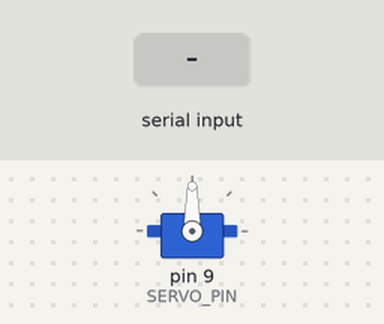
Recording of a sketch running on a simulated Arduino Uno, built with avr-gcc and run on an emulated ATmega328P. On the bench: servo. The inputs (shaded band) are chosen by the test bench. What the sketch prints to the serial monitor is not drawn.

Above: at 1.6 s.
1.7 s: "90,45\n" received over Serial
At 2.1 s:
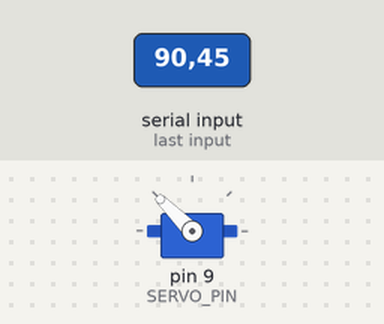
Timing chart, 0 to 4.7 s (numbered marks = the images above; inputs shaded):
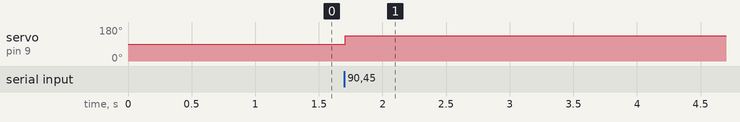

The sketch:

AutonomousNavigationforTrollingMotor.ino
```cpp
#include <Servo.h>

const int GRID_SIZE = 10;
const int SERVO_PIN = 9;
const int receiver_pin_CH1 = 2;  // Joystick on channel 1

int posX = 0, posY = 0;
int dirX = 0, dirY = 1;
Servo steeringServo;
char grid[GRID_SIZE][GRID_SIZE];

unsigned long pulse_duration_CH1;
bool remoteToggle = false;  // Toggle: true = remote mode, false = grid-based mode
int last_angle = 90;
int future_angle = 90;

void resetGrid() {
    for (int y = 0; y < GRID_SIZE; y++) {
        for (int x = 0; x < GRID_SIZE; x++) {
            grid[y][x] = '.';
        }
    }
    grid[posY][posX] = 'X';  // Place boat at its current position
}

void displayGrid() {
    Serial.println("\n--------------------");
    Serial.println("      N");
    Serial.println("  W       E");
    Serial.println("      S");
    Serial.println("--------------------");
    Serial.println("\nGrid (10x10):");

    // Print X-axis labels
    Serial.print("   ");
    for (int x = 0; x < GRID_SIZE; x++) {
        Serial.print(x);
        Serial.print(" ");
    }
    Serial.println();

    for (int y = GRID_SIZE - 1; y >= 0; y--) {
        Serial.print(y);
        Serial.print(" | ");
        for (int x = 0; x < GRID_SIZE; x++) {
            Serial.print(grid[y][x]);
            Serial.print(" ");
        }
        Serial.println();
    }

    Serial.print("Current Angle: ");
    Serial.print(last_angle);
    Serial.print("  Future Angle: ");
    Serial.println(future_angle);
}

void turnToAngle(int new_angle) {
    if (last_angle != new_angle) {
        future_angle = new_angle;
        steeringServo.write(future_angle);
        delay(1500);  // Delay for realistic turning
        last_angle = future_angle;
        displayGrid();  // Show updated angle after turning
    }
}

void moveToTarget(int targetX, int targetY) {
    while (posX != targetX || posY != targetY) {
        grid[posY][posX] = '.';  // Clear previous position

        int moveX = (targetX > posX) ? 1 : (targetX < posX) ? -1 : 0;
        int moveY = (targetY > posY) ? 1 : (targetY < posY) ? -1 : 0;

        // Turn before moving in X-direction
        if (moveX != 0) {
            turnToAngle((moveX == 1) ? 135 : 45);
            posX += moveX;
        }
        // Move in the Y-direction after reaching correct X
        else if (posY != targetY) {
            turnToAngle((moveY == 1) ? 90 : 270);
            posY += moveY;
        }

        grid[posY][posX] = 'X';  // Update boat position
        displayGrid();
        delay(1000);  // Delay to match movement
    }
}

void readRemote() {
    pulse_duration_CH1 = pulseIn(receiver_pin_CH1, HIGH);

    if (pulse_duration_CH1 >= 993 && pulse_duration_CH1 <= 1480) {
        turnToAngle(45);
    } else if (pulse_duration_CH1 >= 1500 && pulse_duration_CH1 <= 1985) {
        turnToAngle(135);
    }
}

void clearSerialBuffer() {
    while (Serial.available() > 0) {
        Serial.read();  // Clear any leftover input
    }
}

void setup() {
    Serial.begin(9600);
    steeringServo.attach(SERVO_PIN);
    pinMode(receiver_pin_CH1, INPUT);
    resetGrid();
    displayGrid();
    Serial.println("Enter target coordinates (x y) or 'R' to reset: ");
}

void loop() {
    if (remoteToggle) {
        readRemote();  // Only remote control works
    } else {
        while (Serial.available() == 0);

        if (Serial.peek() == 'R') {
            Serial.read();  // Consume 'R'
            resetGrid();
            displayGrid();
            Serial.println("Grid Reset! Enter new target: ");
            clearSerialBuffer();  // Clear any leftover input
            return;
        }

        int targetX = Serial.parseInt();
        int targetY = Serial.parseInt();
        clearSerialBuffer();  // Fully clear buffer after input

        moveToTarget(targetX, targetY);
        Serial.println("Enter next target or 'R' to reset: ");
    }
}
```

Measured:
- after the input at 1.7 s, servo on pin 9 (SERVO_PIN): 90° → 135° at once
